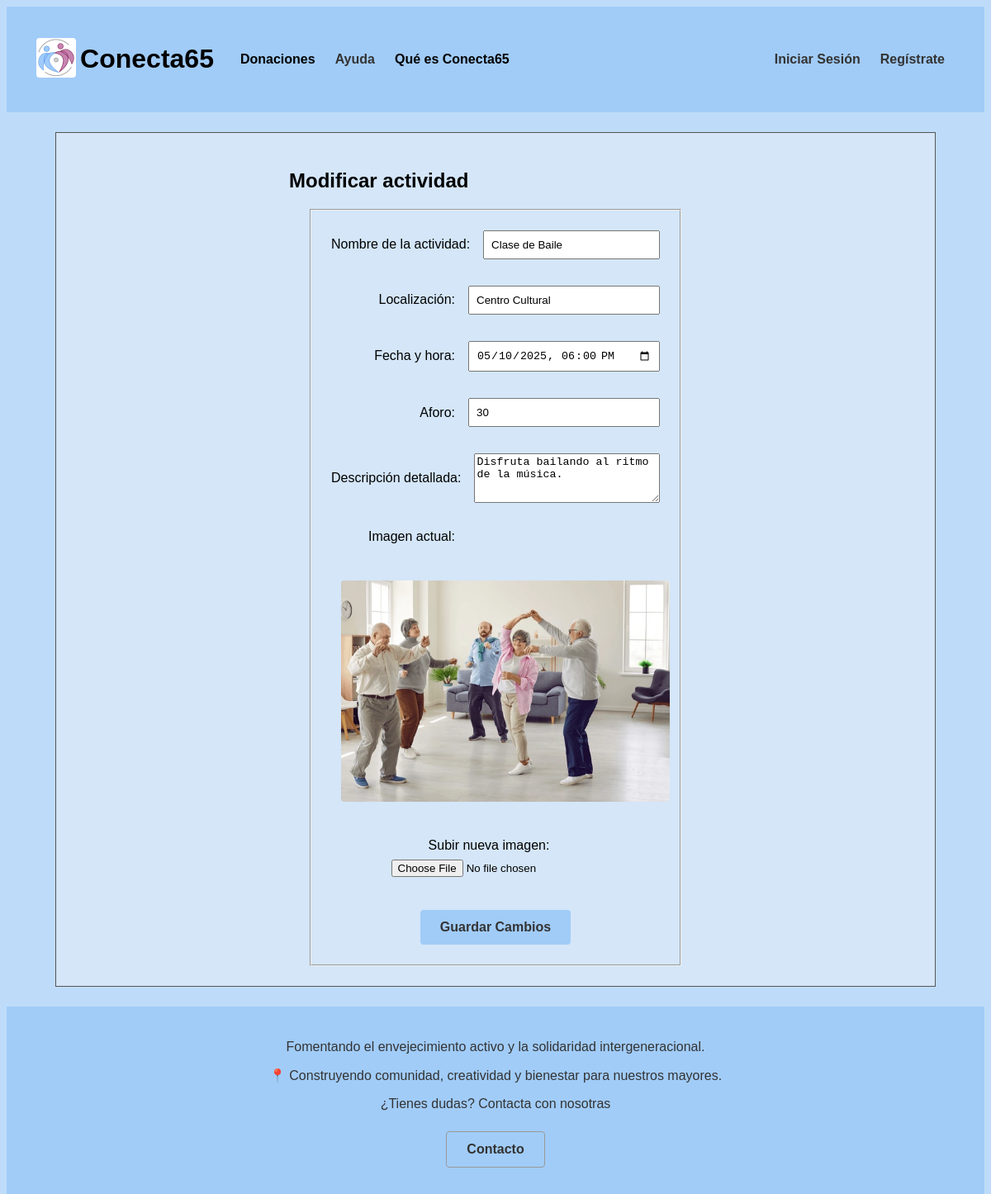
/p3_g1/ModificarActividad.php?id=1, run on the app's committed database.
### tables this page shows
CREATE TABLE `actividades` (
  `id` int(10) UNSIGNED NOT NULL,
  `nombre` varchar(35) NOT NULL,
  `localizacion` varchar(70) NOT NULL,
  `fecha_hora` datetime(6) NOT NULL,
  `descripcion` text NOT NULL,
  `aforo` tinyint(3) NOT NULL,
  `dirigida` tinyint(1) NOT NULL,
  `ocupacion` tinyint(3) NOT NULL,
  `foto` varchar(50) NOT NULL
);

### p3_g1/includes/actividad/actividadDTO.php (called while the page is built, shortened)
<?php
class actividadDTO
{
    private $nombre;
    private $localizacion;
    private $fecha_hora;
    private $descripcion;
    private $aforo;
    private $foto;
    public function __construct($id, $nombre, $localizacion, $fecha_hora, $descripcion, $aforo, $dirigida, $ocupacion, $foto)
    {
        $this->nombre = $nombre;
        $this->localizacion = $localizacion;
        $this->fecha_hora = $fecha_hora;
        $this->descripcion = $descripcion;
        $this->aforo = $aforo;
        $this->foto = $foto;
    }
    public function nombre()
    {
        return $this->nombre;
    }
    public function localizacion()
    {
        return $this->localizacion;
    }
    public function fecha_hora()
    {
        return $this->fecha_hora;
    }
    public function descripcion()
    {
        return $this->descripcion;
    }
    public function aforo()
    {
        return $this->aforo;
    }
    public function foto()
    {
        return $this->foto;
    }
}
?>

### p3_g1/includes/actividad/actividadDAO.php (called while the page is built, shortened)
<?php
class actividadDAO extends baseDAO implements IActividad
{
    public function getActividadById($id)
    {
        try {
            $conn = application::getInstance()->getConexionBd();
            $query = "SELECT id, nombre, localizacion, fecha_hora, descripcion, aforo, dirigida, ocupacion, foto FROM actividades WHERE id = ?";
            $stmt = $conn->prepare($query);
            $stmt->bind_param("i", $id);
            $stmt->execute();
            $stmt->bind_result($id, $nombre, $localizacion, $fecha_hora, $descripcion, $aforo, $dirigida, $ocupacion, $foto);
            if ($stmt->fetch()) {
                return new actividadDTO($id, $nombre, $localizacion, $fecha_hora, $descripcion, $aforo, $dirigida, $ocupacion, $foto);
            }
        } finally {
            if ($stmt) {
                $stmt->close();
            }
        }
        return null;
    }
   }
?>

### p3_g1/includes/actividad/actividadAppService.php (called while the page is built, shortened)
<?php
class actividadAppService
{
    public function getActividadById($id)
    {
        $IActividadDAO = actividadFactory::CreateActividad();
        $actividad = $IActividadDAO->getActividadById($id);
        return $actividad;
    }
}
?>

### p3_g1/includes/modificarActividad/modificarActividadForm.php (the view, shortened to what this page needs)
<?php
class modificarActividadForm extends formBase
{
    private $actividad;
    public function __construct($actividad = null)
    {
        $this->actividad = $actividad;
    }
    protected function CreateFields($datos)
    {
        $id = $this->actividad ? $this->actividad->id() : ($datos['id'] ?? '');
        $nombre = $this->actividad ? $this->actividad->nombre() : ($datos['nombre'] ?? '');
        $localizacion = $this->actividad ? $this->actividad->localizacion() : ($datos['localizacion'] ?? '');
        $fecha_hora = $this->actividad ? date('Y-m-d\TH:i', strtotime($this->actividad->fecha_hora())) : ($datos['fecha_hora'] ?? '');
        $descripcion = $this->actividad ? $this->actividad->descripcion() : ($datos['descripcion'] ?? '');
        $aforo = $this->actividad ? $this->actividad->aforo() : ($datos['aforo'] ?? '');
        $dirigida = $this->actividad ? $this->actividad->dirigida() : ($datos['dirigida'] ?? '');
        $ocupacion = $this->actividad ? $this->actividad->ocupacion() : ($datos['ocupacion'] ?? '');
        $imagen = $this->actividad ? $this->actividad->foto() : null;
        $fechaMinima = date('Y-m-d\TH:i');
        $html = <<<EOF
            <div class="inForm">
                <fieldset>
                    <input type="hidden" name="id" value="$id" />
                    <p><label>Nombre de la actividad:</label> <input type="text" name="nombre" value="$nombre" required/></p>
                    <p><label>Localización:</label> <input type="text" name="localizacion" value="$localizacion" required/></p>
                    <p><label>Fecha y hora:</label> <input type="datetime-local" name="fecha_hora" value="$fecha_hora" min="$fechaMinima" required/></p>
                    <p><label>Aforo:</label> <input type="number" name="aforo" value="$aforo" required min="1" max="999"/></p>
                    <p><label>Descripción detallada:</label> <textarea name="descripcion" required>$descripcion</textarea></p>
                    <input type="hidden" name="dirigida" value="$dirigida" />
                    <input type="hidden" name="ocupacion" value="$ocupacion" />
                    <p><label>Imagen actual:</label></p>
                    <p>
                        <?php if ($imagen): ?>
                            <img src="$imagen" alt="Imagen de la actividad" width="475" />
                            <input type="hidden" name="imagenActual" value="$imagen" />
                        <?php endif; ?>
                    </p>
                    <p><label>Subir nueva imagen:</label> <input type="file" name="imagen" accept="image/*" /></p>
                    <button type="submit" name="modificar">Guardar Cambios</button>
                </fieldset>
            </div>
        EOF;
        return $html;
    }
}
?>

### p3_g1/CSS/estiloMovil.css (style rules this page uses)
.inForm fieldset p { flex-direction: column; align-items: flex-start; }
.inForm fieldset p label { text-align: left; margin-right: 0; margin-bottom: 0.5rem; min-width: auto; width: 100%; }
.inForm fieldset p input, .inForm fieldset p textarea { width: 100%; }
.inForm fieldset { padding: 1rem; }

### p3_g1/CSS/estilo.css (style rules this page uses)
html { height: 100%; width: 100%; margin: 0; padding: 0; font-family: 'Trebuchet MS', 'Lucida Sans Unicode', 'Lucida Grande', 'Lucida Sans', Arial, sans-serif; }
body { display: flex; flex-direction: column; background-color: #bedcfa; overflow-x: hidden; }
.inForm { display: flex; justify-content: center; width: 90%; margin: 0 auto; }
.inForm fieldset { display: flex; flex-direction: column; align-items: center; max-width: 500px; width: 100%; margin: 0 auto; padding: 1.5rem; box-sizing: border-box; gap: 1rem; }
.inForm fieldset p { display: flex; align-items: center; width: 100%; margin: 0 0 1rem 0; }
.inForm fieldset p label { min-width: 150px; text-align: right; margin-right: 1rem; }
.inForm fieldset p input { flex: 1; padding: 8px; box-sizing: border-box; min-width: 1rem; }
.inForm fieldset p textarea { flex: 1; height: 60px; box-sizing: border-box; }
.inForm fieldset > p:last-of-type { text-align: center; display: block; }
button { background-color: #a1ccf8; color: #333; font-weight: bold; font-size: 1rem; padding: 0.75rem 1.5rem; border: none; border-radius: 0.25rem; cursor: pointer; width: auto; }
img { margin: 0.75rem; border-radius: 0.25rem; max-width: 100%; height: auto; }

### data on the page
actividades: nombre "Clase de Baile", localizacion "Centro Cultural", fecha_hora "05/10/2025 18:00", aforo "30", descripcion "Disfruta bailando al ritmo de la música.", foto (picture)
